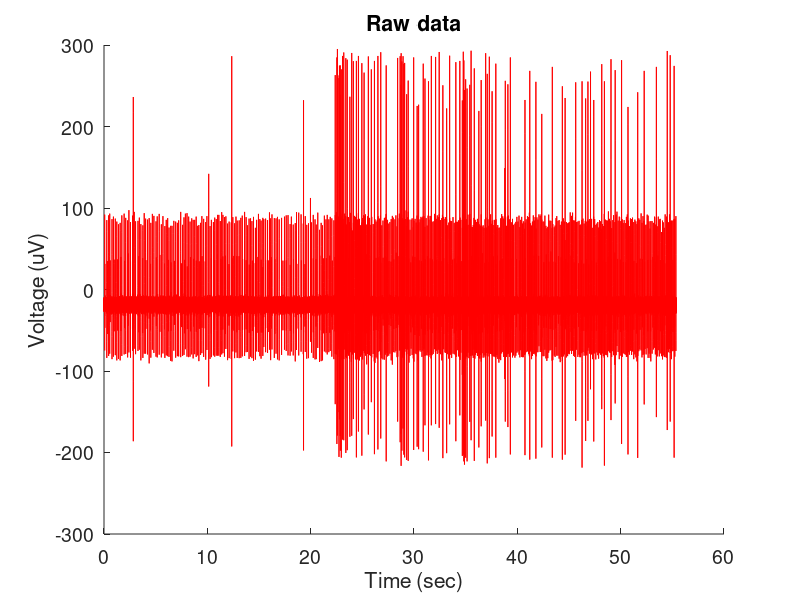

This figure's MATLAB source: (Note: this script raises an error after producing the figure.)
clear                                                                      %%%% It will clear all the variables from the workspace
clc                                                                        %%%% It will clear all the texts from command window
close all                                                                  %%%% It will close all the previous figures

%%%%%%%%%%%%%%%%%%%%%% Loading the data file %%%%%%%%%%%%%%%%%%%%%%%%%%%%%%
load('nerve_voltage.mat');                       %%%% Load the data file 
data=nerve_voltage;                              
% data(:,2)=-1*data(:,2);
%%%%%%%%%%%%%%%%%%%%%%%% Plotting raw data %%%%%%%%%%%%%%%%%%%%%%%%%%%%%%%%
figure; 
plot(data(:,1),data(:,2),'-r')                                     %%%% Plotting Raw data
xlabel('Time (sec)','fontsize',14);                                  %%%% Writing x label. The fontsize of the label is also mentioned.
ylabel('Voltage (uV)','fontsize',14);                               %%%% writing y label
title('Raw data');                                                         %%%% Writing the title of the plot
box off;                                                                    %%%% Box off does not make a square around the figure
set(gca,'fontsize',14)                                                     %%%% This will set the font size of tick labels to be 14
%%
%%%%%%%%%%%%%%%% Determining peaks based on threshold %%%%%%%%%%%%%%%%%%%%
[pks,locs,widths] = findpeaks(data(:,2),'MinPeakHeight',20,'MinPeakDistance',50); %%%% Peak threshold, and minimum inter peak distance
figure; 
plot(data(:,1),data(:,2),'m', 'linewidth',1)  
hold on
plot(data(locs),pks,'ob')%%%% Highlighting peaks above threshold
xlabel('Time (sec)','fontsize',14); 
ylabel('Voltage (uV)','fontsize',14);
title('Peaks above threshold');
box off;
set(gca,'fontsize',14)
%%
%%%%%%%%%%%%%%% Plotting histogram of peak height %%%%%%%%%%%%%%%%%%%%%%%%
figure;
peaks_hist = histogram(pks);                                            %%%% pks has all the amplitude information of the AP peaks
peaks_hist.BinWidth = 10;    %% change this                                                     %%%% Binwidth is the width of each histogram bin
xlabel('Amplitude of AP (uV)','fontsize',14);
ylabel('Number of occurences','fontsize',14)                             
title('Histogram of AP amplitude','fontsize',14);
box off; 
set(gca,'fontsize',14)
%%
%%%%%%%%%%%%%%% Plotting histogram of peak widths %%%%%%%%%%%%%%%%%%%%%%%%%
figure;                                                   
width_hist = histogram(widths);                                         %%%% widths has all the width information of the AP peaks
width_hist.BinWidth = 0.05;  %% change this                                             
xlabel('Width of AP (ms)','fontsize',14);
ylabel('Number of occurences','fontsize',14)                             
title('Histogram of AP width','fontsize',14);
box off; 
set(gca,'fontsize',18)

%% 
figure
plot(widths,pks,'ob')
xlabel('Width of AP (ms)','fontsize',14);
ylabel('Amplitude of AP (uV)','fontsize',14)                             
title('width vs amplitude of spikes','fontsize',14);
% box off; 
set(gca,'fontsize',18)
% ylim([0 250])
% xlim([1 5])

% % % % % %% using k-means algorithm
% % % % % idx = kmeans(pks,3);
% % % % % figure; 
% % % % % plot(data(:,1),data(:,2),'r', 'linewidth',1)  
% % % % % hold on
% % % % % plot(data(locs(idx==1)),pks(idx==1),'ob')%%%% Highlighting peaks above threshold
% % % % % hold on
% % % % % plot(data(locs(idx==2)),pks(idx==2),'og')%%%% Highlighting peaks above threshold
% % % % % hold on
% % % % % plot(data(locs(idx==3)),pks(idx==3),'ok')%%%% Highlighting peaks above threshold
% % % % % 
% % % % % %%
% % % % % for i=1:10
% % % % %     [idx,C,sumd_i] = kmeans(pks,i);
% % % % %     sumd_mean_i(i)=mean(sumd_i);
% % % % % end
% % % % % 
% % % % % figure;
% % % % % plot(sumd_mean_i,'-or','LineWidth',2)
% % % % % xlabel('number of clusters')
